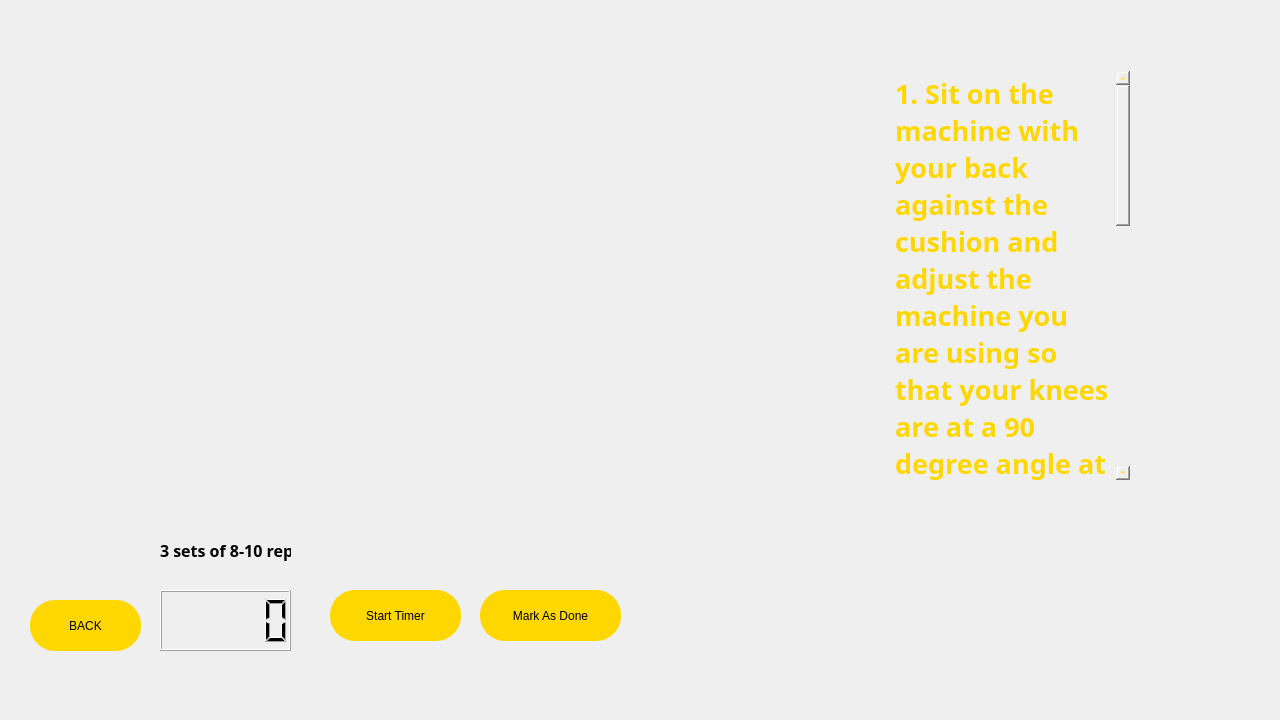
<?xml version="1.0" encoding="UTF-8"?>
<ui version="4.0">
 <class>legsbeginner</class>
 <widget class="QDialog" name="legsbeginner">
  <property name="geometry">
   <rect>
    <x>0</x>
    <y>0</y>
    <width>1280</width>
    <height>720</height>
   </rect>
  </property>
  <property name="windowTitle">
   <string>Dialog</string>
  </property>
  <property name="styleSheet">
   <string notr="true">#legsbeginner{border-image: url(:/images/abstract-textured-backgound.jpg);}</string>
  </property>
  <widget class="QPushButton" name="pushButton">
   <property name="geometry">
    <rect>
     <x>30</x>
     <y>600</y>
     <width>111</width>
     <height>51</height>
    </rect>
   </property>
   <property name="styleSheet">
    <string notr="true">QPushButton#pushButton {
    
	background-color: rgb(255, 215, 0);
	color: rgb(0, 0, 0);
 border-radius :25px solid black;
	}

	QPushButton#pushButton:hover{
    background-color: rgb(0, 142, 213);
	}

QPushButton#pushButton:pressed{
    background-color: rgb(0, 26, 141);
	}</string>
   </property>
   <property name="text">
    <string>BACK</string>
   </property>
  </widget>
  <widget class="QWidget" name="disc" native="true">
   <property name="geometry">
    <rect>
     <x>850</x>
     <y>10</y>
     <width>321</width>
     <height>521</height>
    </rect>
   </property>
   <property name="styleSheet">
    <string notr="true">#disc{
	border-image: url(:/images/Untitled_design.png);
}</string>
   </property>
   <widget class="QPlainTextEdit" name="plainTextEdit">
    <property name="geometry">
     <rect>
      <x>40</x>
      <y>60</y>
      <width>241</width>
      <height>411</height>
     </rect>
    </property>
    <property name="font">
     <font>
      <family>Bahnschrift SemiBold Condensed</family>
      <pointsize>20</pointsize>
      <bold>true</bold>
     </font>
    </property>
    <property name="styleSheet">
     <string notr="true">background-color:transparent;
color:rgb(255,215,0);</string>
    </property>
    <property name="readOnly">
     <bool>true</bool>
    </property>
    <property name="plainText">
     <string>1. Sit on the machine with your back against the cushion and adjust the machine you are using so that your knees are at a 90 degree angle at the starting position.

2. Raise the weight by extending your knees outward, then lower your leg to the starting position. Both movements should be done in a slow, controlled motion.</string>
    </property>
   </widget>
  </widget>
  <widget class="QLCDNumber" name="lcdNumber">
   <property name="geometry">
    <rect>
     <x>160</x>
     <y>590</y>
     <width>131</width>
     <height>61</height>
    </rect>
   </property>
  </widget>
  <widget class="QPushButton" name="startimerb">
   <property name="geometry">
    <rect>
     <x>330</x>
     <y>590</y>
     <width>131</width>
     <height>51</height>
    </rect>
   </property>
   <property name="styleSheet">
    <string notr="true">QPushButton#startimerb{
    
	background-color: rgb(255, 215, 0);
	color: rgb(0, 0, 0);
 border-radius :25px solid black;
	}

	QPushButton#startimerb:hover{
    background-color: rgb(0, 142, 213);
	}

QPushButton#startimerb:pressed{
    background-color: rgb(0, 26, 141);
	}</string>
   </property>
   <property name="text">
    <string>Start Timer</string>
   </property>
  </widget>
  <widget class="QPushButton" name="madb">
   <property name="geometry">
    <rect>
     <x>480</x>
     <y>590</y>
     <width>141</width>
     <height>51</height>
    </rect>
   </property>
   <property name="styleSheet">
    <string notr="true">QPushButton#madb {
    
	background-color: rgb(255, 215, 0);
	color: rgb(0, 0, 0);
 border-radius :25px solid black;
	}

	QPushButton#madb:hover{
    background-color: rgb(0, 142, 213);
	}

QPushButton#madb:pressed{
    background-color: rgb(0, 26, 141);
	}</string>
   </property>
   <property name="text">
    <string>Mark As Done</string>
   </property>
  </widget>
  <widget class="QWidget" name="widget" native="true">
   <property name="geometry">
    <rect>
     <x>150</x>
     <y>530</y>
     <width>151</width>
     <height>51</height>
    </rect>
   </property>
   <property name="styleSheet">
    <string notr="true">border-image:url(:/images/abstract-textured-backgound.jpg)</string>
   </property>
   <widget class="QLabel" name="label">
    <property name="geometry">
     <rect>
      <x>10</x>
      <y>0</y>
      <width>131</width>
      <height>41</height>
     </rect>
    </property>
    <property name="font">
     <font>
      <family>Bahnschrift SemiBold</family>
      <pointsize>12</pointsize>
      <bold>true</bold>
     </font>
    </property>
    <property name="text">
     <string>3 sets of 8-10 reps</string>
    </property>
   </widget>
  </widget>
 </widget>
 <resources/>
 <connections/>
</ui>
